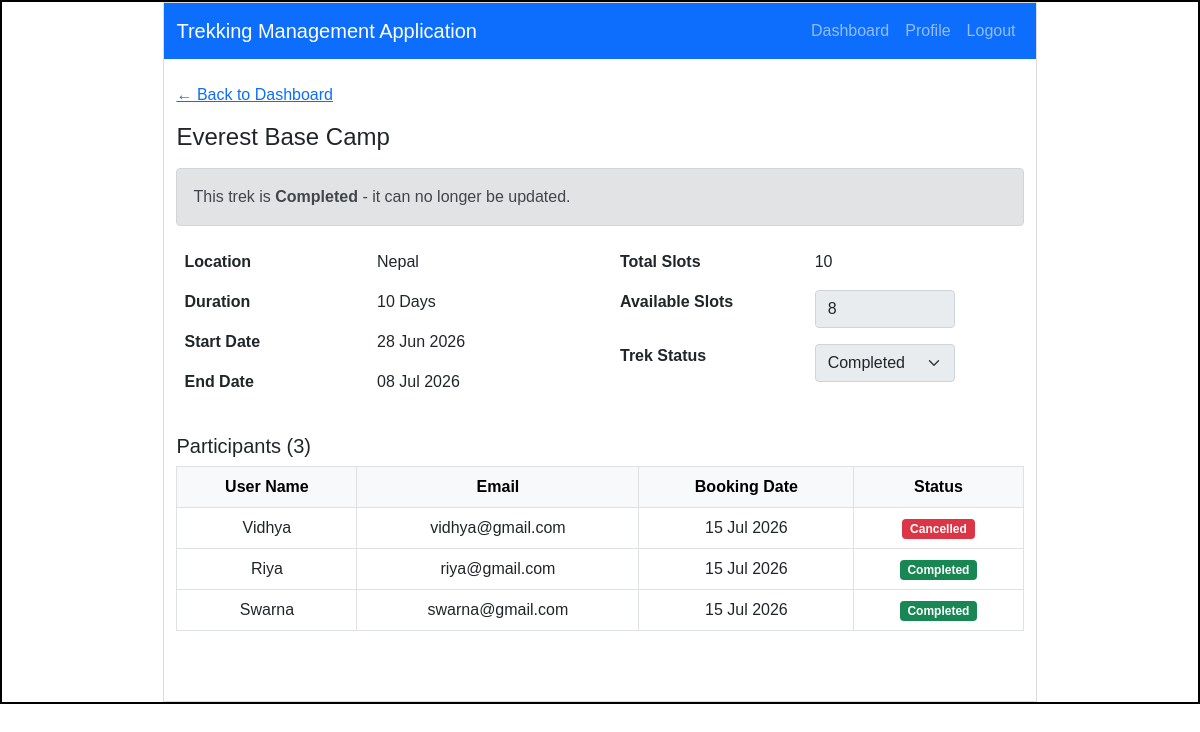
The page /trek_staff/trek/manage/1/2 (signed in) on the database its author committed.
### models.py (models this page shows)
class Trek(db.Model):
    __tablename__ = "trek"
    id = db.Column(db.Integer  , primary_key = True)
    trek_name = db.Column(db.String() , nullable = False)
    location = db.Column(db.String(100),nullable=False)
    difficulty = db.Column(db.String(20),nullable=False)
    duration = db.Column(db.Integer,nullable=False)
    available_slots = db.Column(db.Integer,nullable=False)
    trek_status = db.Column(db.String(20),nullable=False,default = "Pending")
    start_date = db.Column(db.Date,nullable=False)
    end_date = db.Column(db.Date,nullable=False)
    description = db.Column(db.Text)
    staff_id = db.Column(db.Integer,db.ForeignKey("staff_profile.id"), nullable = True)
    bookings = db.relationship("Booking",backref = "trek",lazy=True) # One Trek -> Many Bookings

class Booking(db.Model):
    __tablename__ = "booking"
    id = db.Column(db.Integer  , primary_key = True)
    booking_date = db.Column(db.Date, default=date.today)
    booking_status = db.Column(db.String(20),nullable=False,default = "Booked")
    payment_status = db.Column(db.String(20),nullable=False,default="Pending")
    user_id = db.Column(db.Integer,db.ForeignKey("user.id"), nullable=False) # many
    trek_id = db.Column(db.Integer,db.ForeignKey("trek.id") , nullable=False)
    __table_args__ = (db.UniqueConstraint('user_id','trek_id',name='unique_user_trek'),)

class User(db.Model):
    __tablename__ = "user"
    id = db.Column(db.Integer  , primary_key = True)
    name = db.Column(db.String() , nullable=False)
    email=db.Column(db.String(), unique = True , nullable=False )
    password = db.Column(db.String() , nullable=False)
    phone = db.Column(db.String(15) , nullable=False ,unique = True)
    role = db.Column(db.String(), nullable=False , default='trekker')
    is_blacklisted = db.Column(db.Boolean , nullable= False , default = False)
    bookings = db.relationship( "Booking" ,backref = "user",lazy=True) # One User -> Many Bookings
    staff_profile = db.relationship("Staff_Profile",backref = "user",uselist=False,lazy=True)

### app.py (the view, shortened to what this page needs)
@app.route("/trek_staff/trek/manage/<int:trek_id>/<int:user_id>", methods=["GET", "POST"])
@role_required("trek_staff")
@login_required
def staff_manage_trek(trek_id, user_id):
    trek = Trek.query.get_or_404(trek_id)
    user = User.query.get_or_404(user_id)
    if trek.staff_id != user.staff_profile.id:
        flash("You are not assigned to this trek.", "danger")
        return redirect(url_for("trek_staff_dashboard", user_id=user_id))
    consumed_count = Booking.query.filter(
        Booking.trek_id == trek_id,
        Booking.booking_status.in_(["Booked", "Started", "Completed"])
    ).count()
    is_locked = trek.trek_status in ("Completed", "Closed")
    bookings = Booking.query.filter_by(trek_id=trek_id).all()
    total_slots = trek.available_slots + consumed_count
    return render_template(
        "staff_manage_trek.html",
        trek=trek,
        user=user,
        bookings=bookings,
        total_slots=total_slots,
        is_locked=is_locked
    )

### app.py (called while the page is built)
def login_required(f):
    @wraps(f)
    def wrapper(*args, **kwargs):
        if 'user_id' not in session:
            flash("Please log in to continue.", "warning")
            return redirect(url_for("login"))
        if 'user_id' in kwargs and kwargs['user_id'] != session['user_id']:
            flash("You don't have access to that page.", "warning")
            return _redirect_to_own_area()
        return f(*args, **kwargs)
    return wrapper

def role_required(*roles):
    def decorator(f):
        @wraps(f)
        def wrapper(*args, **kwargs):
            if 'user_id' not in session:
                flash("Please log in to continue.", "warning")
                return redirect(url_for("login"))
            if session.get('role') not in roles:
                flash("You don't have access to that page.", "warning")
                return _redirect_to_own_area()
            return f(*args, **kwargs)
        return wrapper
    return decorator

### templates/staff_manage_trek.html (shortened to what this page needs)
<!DOCTYPE html>
<html lang="en">
<head>
    <link rel="stylesheet" href="{{ url_for('static', filename='style.css') }}">
    <link href="https://cdn.jsdelivr.net/npm/bootstrap@5.0.2/dist/css/bootstrap.min.css" rel="stylesheet">
</head>
<body>
    <div id="main">
        <div id="canvas">
            <nav class="navbar navbar-expand-lg navbar-dark bg-primary">
                <div class="container-fluid">
                    <a class="navbar-brand" href="/trek_staff/dashboard/{{ user.id }}">Trekking Management Application</a>
                    <div class="navbar-nav ms-auto">
                        <a class="nav-link" href="/trek_staff/dashboard/{{ user.id }}">Dashboard</a>
                        <a class="nav-link" href="/trek_staff/profile/{{ user.id }}">Profile</a>
                        <a class="nav-link" href="/logout">Logout</a>
                    </div>
                </div>
            </nav>
            <div class="container mt-4">
                <a href="/trek_staff/dashboard/{{ user.id }}" class="d-inline-block mb-3">&larr; Back to Dashboard</a>
                <h4 class="mb-3">{{ trek.trek_name }}</h4>
                {% if is_locked %}
                <div class="alert alert-secondary">
                    This trek is <strong>{{ trek.trek_status }}</strong> - it can no longer be updated.
                </div>
                {% endif %}
                <form action="{{ url_for('staff_manage_trek', trek_id=trek.id, user_id=user.id) }}" method="POST">
                    <div class="row">
                        <div class="col-md-6">
                            <table class="table table-borderless">
                                <tr><th>Location</th><td>{{ trek.location }}</td></tr>
                                <tr><th>Duration</th><td>{{ trek.duration }} Days</td></tr>
                                <tr><th>Start Date</th><td>{{ trek.start_date.strftime('%d %b %Y') }}</td></tr>
                                <tr><th>End Date</th><td>{{ trek.end_date.strftime('%d %b %Y') }}</td></tr>
                            </table>
                        </div>
                        <div class="col-md-6">
                            <table class="table table-borderless">
                                <tr><th>Total Slots</th><td>{{ total_slots }}</td></tr>
                                <tr>
                                    <th>Available Slots</th>
                                    <td>
                                        <input type="number" class="form-control" name="available_slots" value="{{ trek.available_slots }}" min="0"
                                            max="{{ total_slots }}" style="max-width: 140px;" {% if is_locked %}disabled{% endif %} required>
                                    </td>
                                </tr>
                                <tr>
                                    <th>Trek Status</th>
                                    <td>
                                        <select class="form-select" name="status" style="max-width: 140px;" {% if is_locked %}disabled{% endif %} required>
                                            <option {% if trek.trek_status == "Completed" %}selected{% endif %}>Completed</option>
                                        </select>
                                    </td>
                                </tr>
                            </table>
                        </div>
                    </div>
                </form>
                <h5 class="mt-3 mb-2">Participants ({{ bookings|length }})</h5>
                {% if bookings %}
                <div style="max-height: 350px; overflow-y: auto;">
                    <table class="table table-bordered table-hover text-center">
                        <thead class="table-light">
                            <tr>
                                <th>User Name</th>
                                <th>Email</th>
                                <th>Booking Date</th>
                                <th>Status</th>
                            </tr>
                        </thead>
                        <tbody>
                            {% for booking in bookings %}
                            <tr>
                                <td>{{ booking.user.name }}</td>
                                <td>{{ booking.user.email }}</td>
                                <td>{{ booking.booking_date.strftime('%d %b %Y') }}</td>
                                <td>
                                    {% if booking.booking_status == "Booked" %}
                                        <span class="badge bg-primary">Booked</span>
                                    {% elif booking.booking_status == "Started" %}
                                        <span class="badge bg-warning text-dark">Started</span>
                                    {% elif booking.booking_status == "Cancelled" %}
                                        <span class="badge bg-danger">Cancelled</span>
                                    {% elif booking.booking_status == "Completed" %}
                                        <span class="badge bg-success">Completed</span>
                                    {% endif %}
                                </td>
                            </tr>
                            {% endfor %}
                        </tbody>
                    </table>
                </div>
                {% else %}
                <div class="alert alert-info">No one has booked this trek yet.</div>
                {% endif %}
            </div>
        </div>
    </div>
</body>
</html>

### static/style.css (style rules this page uses)
* { margin:0px; font-family: Arial, Helvetica, sans-serif; }
#main { border:2px solid black; margin-top: 0px; }
#canvas { border:1px solid #dcdcdc; width:73%; height:700px; margin:auto; }
table { max-height: 20px; overflow-y: auto; }

### rows shown on the page
Trek: trek_name "Everest Base Camp", trek_status "Completed", location "Nepal", duration "10", start_date "28 Jun 2026", end_date "08 Jul 2026", available_slots "8", status "Completed"
Booking: user.name "Vidhya", user.email "vidhya@gmail.com", booking_date "15 Jul 2026", booking_status "Cancelled"
Booking: user.name "Riya", user.email "riya@gmail.com", booking_date "15 Jul 2026", booking_status "Completed"
Booking: user.name "Swarna", user.email "swarna@gmail.com", booking_date "15 Jul 2026", booking_status "Completed"

### other values the page prints
{{ total_slots }} "10"
{{ bookings|length }} "3"
